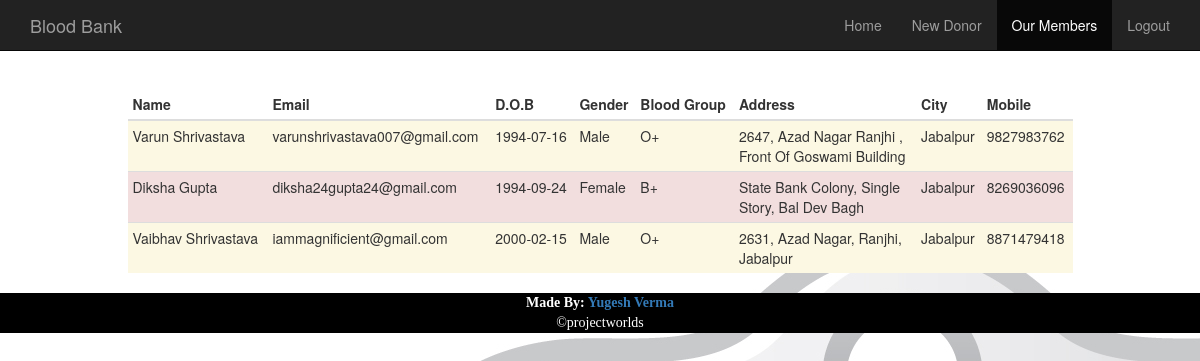
/members.php, run on the app's committed database.
### tables this page shows
CREATE TABLE IF NOT EXISTS `users` (
  `id` int(11) NOT NULL AUTO_INCREMENT,
  `first_name` varchar(50) NOT NULL,
  `last_name` varchar(100) NOT NULL,
  `email` varchar(100) NOT NULL,
  `dob` date NOT NULL,
  `gender` varchar(10) NOT NULL,
  `b_type` varchar(10) NOT NULL,
  `address` varchar(500) NOT NULL,
  `city` varchar(100) NOT NULL,
  `mobile` varchar(13) NOT NULL,
  `created_at` timestamp NOT NULL DEFAULT CURRENT_TIMESTAMP ON UPDATE CURRENT_TIMESTAMP,
  PRIMARY KEY (`id`),
  UNIQUE KEY `email` (`email`)
);

### members.php (called while the page is built)
<?php
$i=0;
require_once 'users/php/DBConnect.php';
$db = new DBConnect();
$users = $db->getUsers();
$title="Members Area";$setMemberActive="active";$bg_background="bg-warning";
include 'layout/_header.php';
include 'layout/_top_nav.php';
?>
<?php include 'users/layout/_member_layout.php'; ?>
<?php include 'layout/_footer.php'; ?>

### users/php/DBConnect.php (called while the page is built, shortened)
<?php
class DBConnect {
    private $db = NULL;
    public function __construct() {
        $dsn = 'mysql:dbname=' . self::DB_NAME . ';host=' . self::DB_SERVER;
        try {
            $this->db = new PDO($dsn, self::DB_USER, self::DB_PASSWORD);
        } catch (PDOException $e) {
            throw new Exception('Connection failed: ' .
            $e->getMessage());
        }
        return $this->db;
    }
    public function getUsers(){
        $stmt = $this->db->prepare("SELECT * FROM users");
        $stmt->execute();
        return $stmt->fetchAll();
    }
}

### users/layout/_member_layout.php (the view)
<div class="container">
    <div class="row">
        <div class="col-md-1"></div>
        <div class="col-md-10">
            <?php if(isset($users)): $i++;?>
            <table class="table table-condensed">
                <thead>
                <th>Name</th>
                <th>Email</th>
                <th>D.O.B</th>
                <th>Gender</th>
                <th>Blood Group</th>
                <th>Address</th>
                <th>City</th>
                <th>Mobile</th>
                </thead>
                <?php foreach($users as $u): $i++;?>
                <tr class="<?php if($i%2==0){echo $bg_background;}else{echo 'bg-danger';} ?>">
                    <td><?= $u['first_name']." ".$u['last_name']; ?></td>
                    <td><?= $u['email']; ?></td>
                    <td><?= $u['dob']; ?></td>
                    <td><?= $u['gender']; ?></td>
                    <td><?= $u['b_type']; ?></td>
                    <td><?= wordwrap($u['address'], 26, '<br>'); ?></td>
                    <td><?= $u['city']; ?></td>
                    <td><?= $u['mobile']; ?></td>
                </tr>
                <?php endforeach; ?>
            </table>
            <?php endif; ?>
        </div>
        <div class="col-md-1"></div>
    </div>
</div>

### layout/_header.php (shortened to what this page needs)
<!DOCTYPE html>
<html lang="en">
    <head>
        <link rel="stylesheet" href="css/bootstrap.min.css">
        <link rel="stylesheet" href="css/mystyle.css">
    </head>
    <body>

### layout/_top_nav.php (shortened to what this page needs)
<nav class="navbar navbar-inverse navbar-fixed-top">
  <div class="container">
    <div class="navbar-header">
      <a class="navbar-brand" href="index.php">Blood Bank</a>
    </div>
    <div id="navbar" class="navbar-collapse collapse">
      <ul class="nav navbar-nav navbar-right">
         <li class="<?php
                    if (isset($setHomeActive)) {
                        echo $setHomeActive;
                    } else {
                        echo '';
                    }
                    ?>"><a href="home.php">Home</a></li>
                    <li class="<?php
                    if (isset($setDonorActive)) {
                        echo $setDonorActive;
                    } else {
                        echo '';
                    }
                    ?>"><a href="donor.php">New Donor</a></li>
                    <li class="<?php if(isset($setMemberActive)) { echo $setMemberActive; } else { echo ''; } ?>">
                        <a href="members.php">Our Members</a>
                    </li>
                    <li><a href="logout.php">Logout</a></li>
      </ul>
    </div>
  </div>
</nav>

### layout/_footer.php
<footer class="foter">
            <b>Made By: <a href="http://projectworlds.in">Yugesh Verma</a></b>
            <br>
            &COPY;projectworlds
</footer>
</body>
</html>

### css/mystyle.css (style rules this page uses)
body { padding-top: 3.5em; background-image: url("../assets/bg_image.jpg"); }
footer { text-align: center; background-color: black; font-family: tahoma; color: white; }

### data on the page
users: first_name "Varun", last_name "Shrivastava", email "varunshrivastava007@gmail.com", dob "1994-07-16", gender "Male", b_type "O+", address "2647, Azad Nagar Ranjhi , Front Of Goswami Building", city "Jabalpur", mobile "9827983762"
users: first_name "Diksha", last_name "Gupta", email "diksha24gupta24@gmail.com", dob "1994-09-24", gender "Female", b_type "B+", address "State Bank Colony, Single Story, Bal Dev Bagh", city "Jabalpur", mobile "8269036096"
users: first_name "Vaibhav", last_name "Shrivastava", email "iammagnificient@gmail.com", dob "2000-02-15", gender "Male", b_type "O+", address "2631, Azad Nagar, Ranjhi, Jabalpur", city "Jabalpur", mobile "8871479418"
